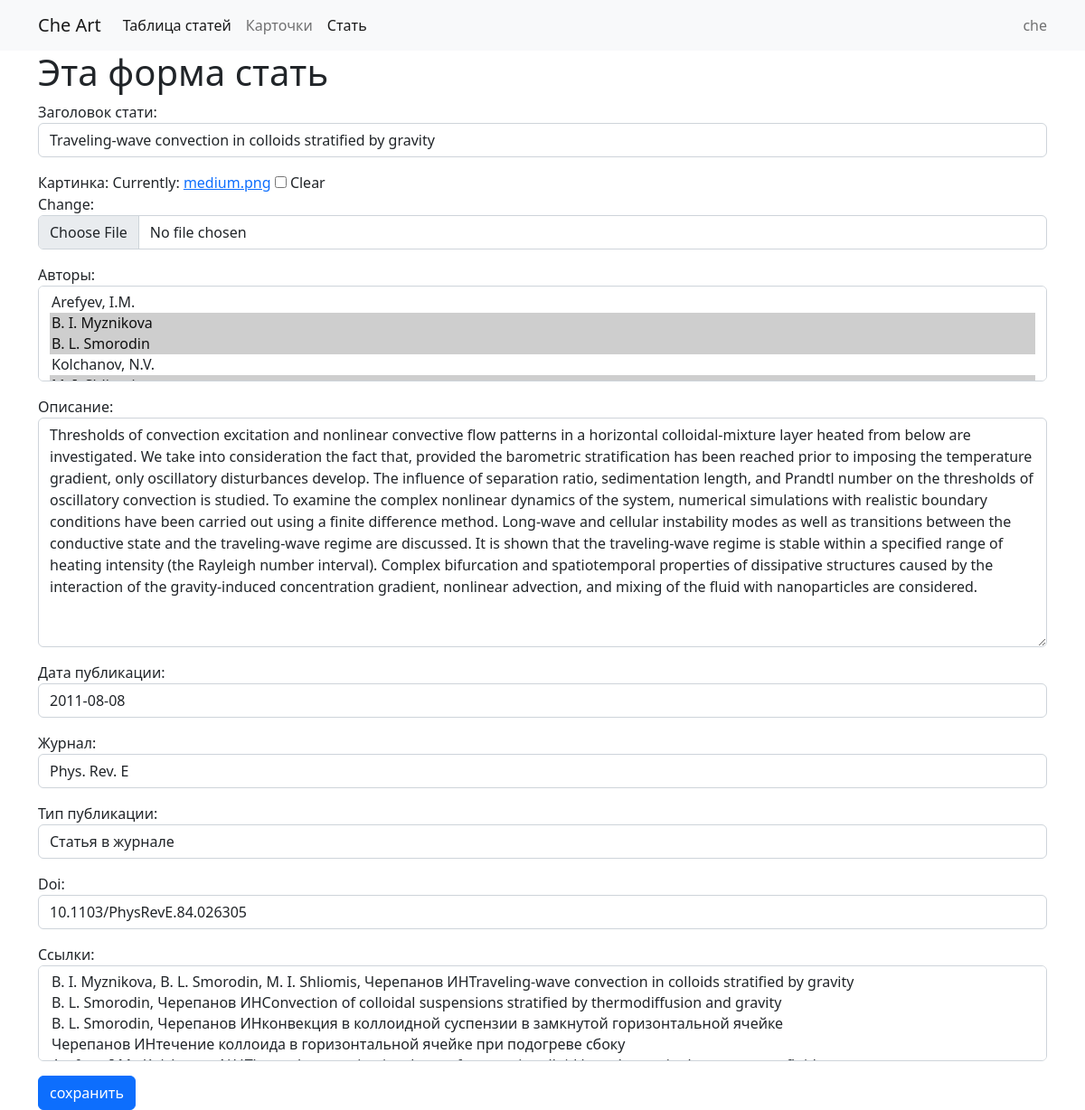
The page /article/1/update (signed in) on the database its author committed.
### biblioapp/models.py (models this page shows, shortened)
class Article(models.Model):
    name = models.CharField(max_length=255,verbose_name='Заголовок стати')
    img = models.ImageField(blank=True,null=True,verbose_name='Картинка')
    author = models.ManyToManyField(Author,verbose_name="Авторы")
    desctiption = models.TextField(blank=True,verbose_name="Описание")
    date = models.DateField(blank=True,null=True,verbose_name="дата публикации")
    journal = models.ForeignKey(Journal,
                                on_delete=models.PROTECT,
                                null=True,blank=True,
                                verbose_name="Журнал")
    TYPE_CHOICES = (
        ('AR','Статья  в журнале'),
        ('BK','Книга'),
    )
    typ = models.CharField(max_length=2,
                           choices=TYPE_CHOICES,
                           default='AR',
                           verbose_name="Тип публикации"
                           )
    doi = models.CharField(max_length=255,blank=True,null=True)
    referens = models.ManyToManyField('Article',verbose_name="Ссылки")
    def __str__(self):
        return self.get_all_author_name() +self.name
    def get_all_author_name(self):
        return ', '.join( self.author.all().values_list('name',flat=True))
    class Meta:
        permissions= (
            ('view_all_article',"Может смотреть все статиь"),
        )

class Author(models.Model):
    name = models.CharField(max_length=255)
    user = models.OneToOneField(User,blank=True,null=True,on_delete=models.SET_NULL)
    def __str__(self):
        return self.name
    class Meta:
        ordering = ['name']
        verbose_name ='Автор'
        verbose_name_plural ='Авторы'

class Journal(models.Model):
    name = models.CharField(max_length=255)
    impact_factor = models.FloatField(blank=True,null=True)
    QUARTILE_CHOICES = (
        ("Q1",'Первый квартиль'),
        ("Q2",'Второй квартиль'),
        ("Q3",'Третий квартиль'),
        ("Q4",'Четверты квартиль'),
    )
    quartile = models.CharField(max_length=2,choices=QUARTILE_CHOICES,default='Q4')
    def __str__(self):
        return self.name

### biblioapp/views.py (the view, shortened to what this page needs)
# urls.py: path('article/<int:pk>/update',article_update,name="article-update"),
@login_required
def article_update(request,pk):
    if request.method =="GET":
        articel = Article.objects.get(id=pk)
        form = ArticleForm(instance=articel)
        context = {
            'form':form
        }
        return render(request,'article_form.html',context )

### biblioapp/forms.py
class ArticleForm(BootsrapModelForm):
    class Meta:
        model = Article
        fields= "__all__"

### biblioapp/templates/article_form.html (shortened to what this page needs)
{% extends "base.html" %}
{% block content%}
<h1 >Эта форма стать</h1>
<form method="POST">
{{form.as_p}}
<button class="btn btn-primary"> сохранить</button>
</form>
{%endblock%}

### biblioapp/templates/base.html (shortened to what this page needs)
<!DOCTYPE html>
<html>
    <head>
 <link href="https://cdn.jsdelivr.net/npm/bootstrap@5.2.2/dist/css/bootstrap.min.css" rel="stylesheet">
 <link href="/static/style.css" rel="stylesheet" >
    </head>
    <body>
            <nav class="navbar navbar-expand-lg bg-light">
            <div class="container">
                <a class="navbar-brand" href="#"> Che Art</a>
                <div class="collapse navbar-collapse" id="navbarText">
                <ul class="navbar-nav me-auto mb-2 mb-lg-0">
                    <li class="nav-item">
                        <a class="nav-link active" aria-current="page" href="{% url 'article_table' %}">Таблица статей</a>
                    </li>
                    <li class="nav-item">
                        <a class="nav-link" href="{% url 'article-list'%}">Карточки</a>
                    </li>
                    <li class="nav-item">
                        <a class="nav-link active" aria-current="page" href="{% url 'category-list' %}">Стать</a>
                    </li>
                </ul>
                <span class="navbar-text">
    {{request.user}}
                </span>
                </div>
            </div>
            </nav>
                    <div class="container">
            {% block content %}
            {%endblock %}
        </div>
    </body>
</html>

### rows shown on the page
Article: name "Traveling-wave convection in colloids stratified by gravity", desctiption "Thresholds of convection excitation and nonlinear convective flow patterns in a horizontal colloidal-mixture layer heated from below are investigated. We take into consideration the fact that, provided the barometric stratification has been reached prior to imposing the temperature gradient, only oscillatory disturbances develop. The influence of separation ratio, sedimentation length, and Prandtl number on the thresholds of oscillatory convection is studied. To examine the complex nonlinear dynamics of the system, numerical simulations with realistic boundary conditions have been carried out using a finite difference method. Long-wave and cellular instability modes as well as transitions…", date "2011-08-08", journal "Phys. Rev. E", typ "Статья в журнале", doi "10.1103/PhysRevE.84.026305"

### other values the page prints
{{ request.user }} "che"
